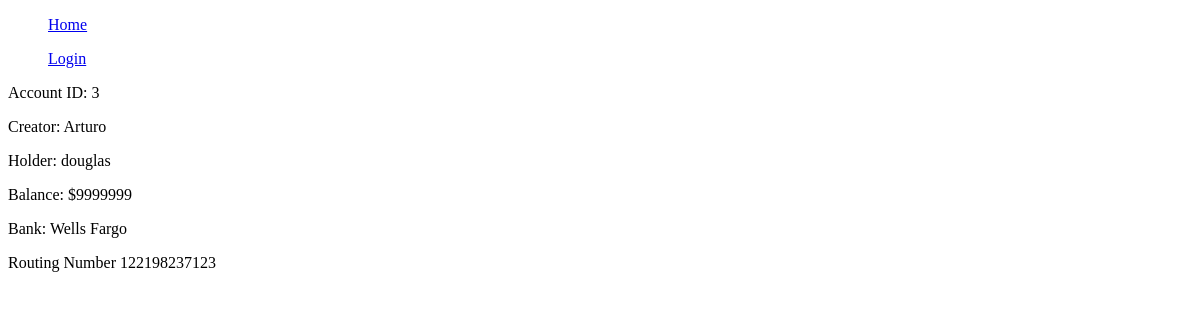
The page /bank_accounts/3/user_account_detail on the database as committed earlier.
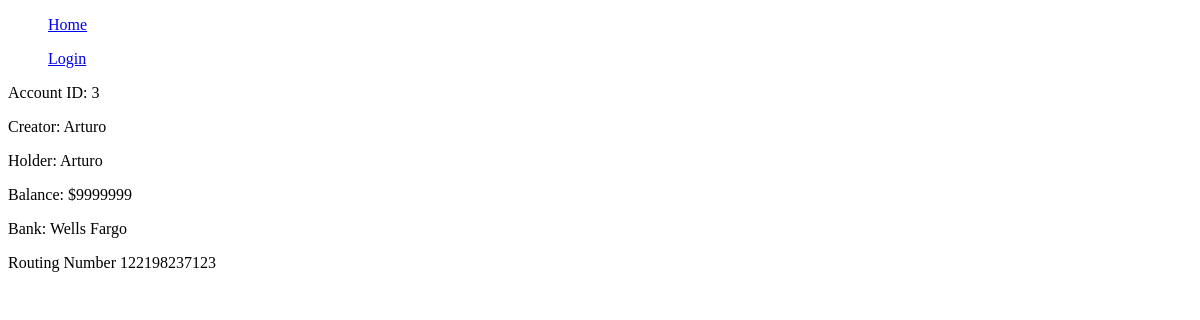
The same page on the database as committed later.
### bank_accounts/models.py (models this page shows, shortened)
class Account(models.Model):
    CHECKING = "Checking"
    SAVINGS = "Savings"
    TYPE_CHOICES = (
        (CHECKING, 'Checking'),  # Each inner tuple is of form: (value to be set in model, human readable name)
        (SAVINGS, 'Savings'),
    )
    UCU = 'UCU'
    CHASE = 'Chase'
    WELLS_FARGO = 'Wells Fargo'
    BANK_CHOICES = (
        (UCU, 'UCU'),
        (CHASE, 'Chase'),
        (WELLS_FARGO, 'Wells Fargo'),
    )
    type = models.CharField(max_length=200, default=None, choices=TYPE_CHOICES)
    creator = models.CharField(max_length=200, default=None)  # Account creator
    holder = models.ForeignKey(User, on_delete=models.SET_NULL, null=True, blank=True)  # Account holder is a site user
    balance = models.IntegerField(default=0)
    bank = models.CharField(max_length=200, default='UCU', null=True, choices=BANK_CHOICES)
    routing_number = models.IntegerField(null=True)

### bank_accounts/views.py (the view)
# urls.py: path('<int:pk>/user_account_detail', AccountDetailView.as_view(), name='account_detail'),
class AccountDetailView(DetailView):
    template_name = 'bank_accounts/account_detail.html'
    model = Account
    context_object_name = 'account'

### bank_accounts/templates/bank_accounts/account_detail.html (shortened to what this page needs)
{% extends 'base.html' %}
{% block content %}
    <p>Account ID: {{ account.id }}</p>
    <p>Creator: {{ account.creator }}</p>
    <p>Holder: {{ account.holder }}</p>
    <p>Balance: ${{ account.balance }}</p>
    <p>Bank: {{ account.bank }}</p>
    <p>Routing Number {{ account.routing_number }}</p>
{% endblock %}

Rows that differ between the two databases and show on the page:
changed Account "Arturo": holder "douglas" → "Arturo"
